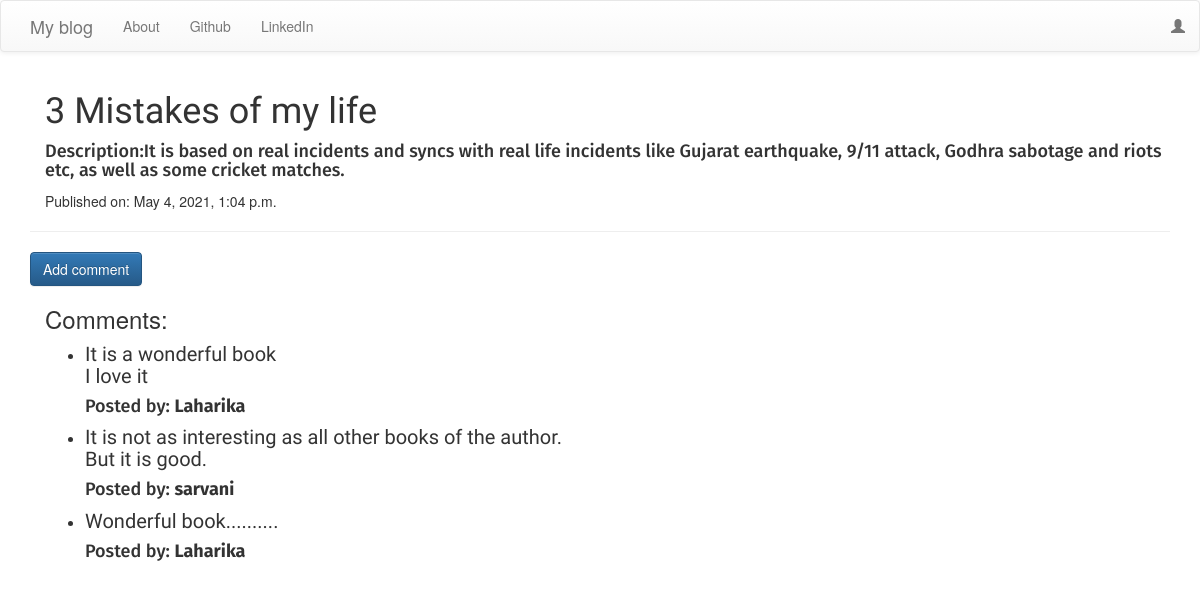
/detail/10/, run on the app's committed database.
### Blog/models.py (models this page shows, shortened)
class Post(models.Model):
    author=models.CharField(max_length=100)
    title=models.CharField(max_length=100)
    text=models.TextField()
    created_date=models.DateTimeField(default=timezone.now)
    published_date=models.DateTimeField(blank=True,null=True)

class Comment(models.Model):
    post=models.ForeignKey('Post',related_name="comments",on_delete=models.CASCADE)
    writer=models.CharField(max_length=100)
    text=models.TextField()
    created_date=models.DateTimeField(default=timezone.now)
    approved_comment=models.BooleanField(default=False)

### Blog/views.py (the view)
# urls.py: path('detail/<int:pk>/',PostDetailView.as_view(),name="detail"),
class PostDetailView(DetailView):
    model=Post

### Blog/templates/blog/post_detail.html (shortened to what this page needs)
{% extends 'blog/base.html' %}
{% block content %}
  <div class="container">
      <h1 class="titles" >{{ post.title }}</h1>
      <h4 class='postcontent' >Description:{{ post.text|safe|linebreaksbr }}</h4>
      {% if post.published_date %}
          <div class="date postdate">
              Published on: {{ post.published_date }}
          </div>
      {% else %}
          <a class="btn btn-default" href="{% url 'publish' pk=post.pk %}">Publish</a>
      {% endif %}
  </div>
  <hr>
  <a class="btn btn-primary btn-comment" href="{% url 'comment' pk=post.pk %}">Add comment</a>
  <div class="container">
    <h3 class="titles">Comments:</h3>
  {% for comment in post.comments.all %}
      {% if user.is_authenticated or comment.approved_comment %}
          <ul>
          <li><h4>{{ comment.text|safe|linebreaks }}</h4></li>
          <h4>Posted by: <strong>{{ comment.writer }}</strong></h4>
          </ul>
      {% endif %}
  {% empty %}
      <p>No comments posted.</p>
  {% endfor %}
  </div>
{% endblock %}

### Blog/templates/blog/base.html (style rules this page uses)
h1 { font-family: 'Girassol', cursive; }
h4 { font-family: 'Fira Sans', sans-serif; }
p { font-family: 'Girassol', cursive; font-size: 20px; }

### data on the page
Post: title "3 Mistakes of my life", text "It is based on real incidents and syncs with real life incidents like Gujarat earthquake, 9/11 attack, Godhra sabotage and riots etc, as well as some cricket matches.", published_date "May 4, 2021, 1:04 p.m."
Comment: text "It is a wonderful book I love it", writer "Laharika"
Comment: text "It is not as interesting as all other books of the author. But it is good.", writer "sarvani"
Comment: text "Wonderful book..........", writer "Laharika"
